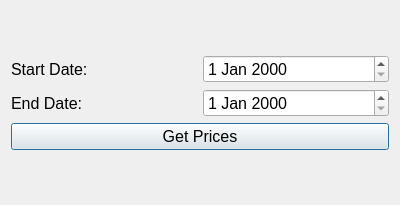
<?xml version="1.0" encoding="UTF-8"?>
<ui version="4.0">
 <class>DateSetter</class>
 <widget class="QDialog" name="DateSetter">
  <property name="geometry">
   <rect>
    <x>0</x>
    <y>0</y>
    <width>400</width>
    <height>205</height>
   </rect>
  </property>
  <property name="windowTitle">
   <string>Dialog</string>
  </property>
  <layout class="QVBoxLayout" name="verticalLayout_2">
   <item>
    <layout class="QVBoxLayout" name="verticalLayout_3">
     <item>
      <layout class="QVBoxLayout" name="verticalLayout">
       <item>
        <layout class="QHBoxLayout" name="horizontalLayout">
         <item>
          <widget class="QLabel" name="label">
           <property name="font">
            <font>
             <pointsize>12</pointsize>
            </font>
           </property>
           <property name="text">
            <string>Start Date:</string>
           </property>
          </widget>
         </item>
         <item>
          <widget class="QDateEdit" name="start_dateEdit">
           <property name="font">
            <font>
             <pointsize>12</pointsize>
            </font>
           </property>
          </widget>
         </item>
        </layout>
       </item>
       <item>
        <layout class="QHBoxLayout" name="horizontalLayout_2">
         <item>
          <widget class="QLabel" name="label_2">
           <property name="font">
            <font>
             <pointsize>12</pointsize>
            </font>
           </property>
           <property name="text">
            <string>End Date:</string>
           </property>
          </widget>
         </item>
         <item>
          <widget class="QDateEdit" name="end_dateEdit_2">
           <property name="font">
            <font>
             <pointsize>12</pointsize>
            </font>
           </property>
          </widget>
         </item>
        </layout>
       </item>
      </layout>
     </item>
     <item>
      <widget class="QPushButton" name="prices_pushButton">
       <property name="font">
        <font>
         <pointsize>12</pointsize>
        </font>
       </property>
       <property name="text">
        <string>Get Prices</string>
       </property>
      </widget>
     </item>
    </layout>
   </item>
  </layout>
 </widget>
 <layoutdefault spacing="6" margin="11"/>
 <resources/>
 <connections/>
</ui>
